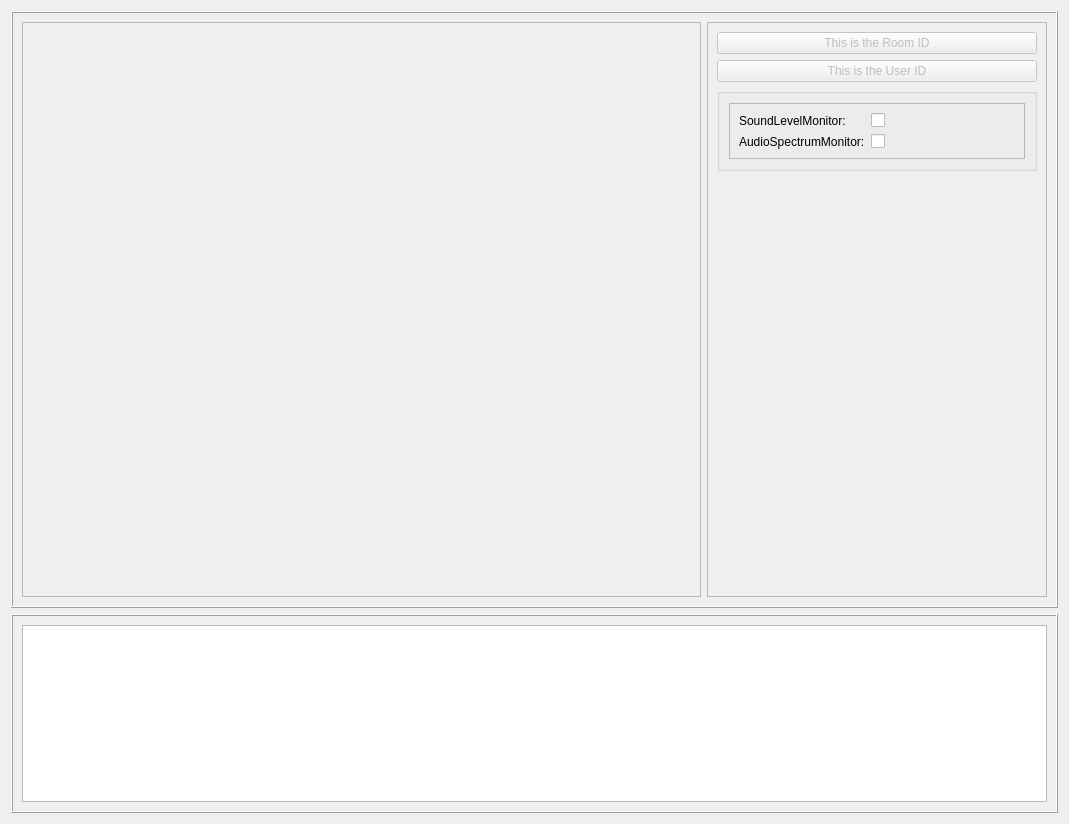
<?xml version="1.0" encoding="UTF-8"?>
<ui version="4.0">
 <class>ZegoSoundLevelDemo</class>
 <widget class="QWidget" name="ZegoSoundLevelDemo">
  <property name="geometry">
   <rect>
    <x>0</x>
    <y>0</y>
    <width>1069</width>
    <height>824</height>
   </rect>
  </property>
  <property name="windowTitle">
   <string>Form</string>
  </property>
  <layout class="QVBoxLayout" name="verticalLayout_3" stretch="3,1">
   <item>
    <widget class="QFrame" name="frame">
     <property name="frameShape">
      <enum>QFrame::Box</enum>
     </property>
     <property name="frameShadow">
      <enum>QFrame::Raised</enum>
     </property>
     <layout class="QHBoxLayout" name="horizontalLayout" stretch="2,1">
      <item>
       <widget class="QFrame" name="frame_3">
        <property name="frameShape">
         <enum>QFrame::StyledPanel</enum>
        </property>
        <property name="frameShadow">
         <enum>QFrame::Raised</enum>
        </property>
        <layout class="QVBoxLayout" name="verticalLayout_4">
         <item>
          <widget class="QFrame" name="frame_content">
           <property name="frameShape">
            <enum>QFrame::StyledPanel</enum>
           </property>
           <property name="frameShadow">
            <enum>QFrame::Raised</enum>
           </property>
          </widget>
         </item>
         <item>
          <spacer name="verticalSpacer_2">
           <property name="orientation">
            <enum>Qt::Vertical</enum>
           </property>
           <property name="sizeHint" stdset="0">
            <size>
             <width>20</width>
             <height>40</height>
            </size>
           </property>
          </spacer>
         </item>
        </layout>
       </widget>
      </item>
      <item>
       <widget class="QFrame" name="frame_2">
        <property name="maximumSize">
         <size>
          <width>500</width>
          <height>16777215</height>
         </size>
        </property>
        <property name="frameShape">
         <enum>QFrame::StyledPanel</enum>
        </property>
        <property name="frameShadow">
         <enum>QFrame::Raised</enum>
        </property>
        <layout class="QVBoxLayout" name="verticalLayout" stretch="0,0,0,1">
         <item>
          <widget class="QPushButton" name="pushButton_roomID">
           <property name="enabled">
            <bool>false</bool>
           </property>
           <property name="text">
            <string>This is the Room ID</string>
           </property>
          </widget>
         </item>
         <item>
          <widget class="QPushButton" name="pushButton_userID">
           <property name="enabled">
            <bool>false</bool>
           </property>
           <property name="text">
            <string>This is the User ID</string>
           </property>
          </widget>
         </item>
         <item>
          <widget class="QGroupBox" name="groupBox_2">
           <property name="title">
            <string/>
           </property>
           <layout class="QHBoxLayout" name="horizontalLayout_3">
            <item>
             <widget class="QFrame" name="frame_4">
              <property name="frameShape">
               <enum>QFrame::StyledPanel</enum>
              </property>
              <property name="frameShadow">
               <enum>QFrame::Raised</enum>
              </property>
              <layout class="QFormLayout" name="formLayout_4">
               <item row="0" column="0">
                <widget class="QLabel" name="label">
                 <property name="text">
                  <string>SoundLevelMonitor:</string>
                 </property>
                </widget>
               </item>
               <item row="0" column="1">
                <widget class="QCheckBox" name="checkBox_soundLevelMonitor">
                 <property name="text">
                  <string/>
                 </property>
                </widget>
               </item>
               <item row="2" column="0">
                <widget class="QLabel" name="label_2">
                 <property name="text">
                  <string>AudioSpectrumMonitor:</string>
                 </property>
                </widget>
               </item>
               <item row="2" column="1">
                <widget class="QCheckBox" name="checkBox_audioSpectrumMonitor">
                 <property name="text">
                  <string/>
                 </property>
                </widget>
               </item>
              </layout>
             </widget>
            </item>
           </layout>
          </widget>
         </item>
         <item>
          <spacer name="verticalSpacer">
           <property name="orientation">
            <enum>Qt::Vertical</enum>
           </property>
           <property name="sizeHint" stdset="0">
            <size>
             <width>20</width>
             <height>40</height>
            </size>
           </property>
          </spacer>
         </item>
        </layout>
       </widget>
      </item>
     </layout>
    </widget>
   </item>
   <item>
    <widget class="QFrame" name="frame_5">
     <property name="sizePolicy">
      <sizepolicy hsizetype="Preferred" vsizetype="Preferred">
       <horstretch>0</horstretch>
       <verstretch>0</verstretch>
      </sizepolicy>
     </property>
     <property name="minimumSize">
      <size>
       <width>300</width>
       <height>0</height>
      </size>
     </property>
     <property name="maximumSize">
      <size>
       <width>16777215</width>
       <height>16777215</height>
      </size>
     </property>
     <property name="frameShape">
      <enum>QFrame::Box</enum>
     </property>
     <property name="frameShadow">
      <enum>QFrame::Raised</enum>
     </property>
     <layout class="QVBoxLayout" name="verticalLayout_2">
      <item>
       <widget class="QTextEdit" name="textEdit_log">
        <property name="html">
         <string>&lt;!DOCTYPE HTML PUBLIC &quot;-//W3C//DTD HTML 4.0//EN&quot; &quot;http://www.w3.org/TR/REC-html40/strict.dtd&quot;&gt;
&lt;html&gt;&lt;head&gt;&lt;meta name=&quot;qrichtext&quot; content=&quot;1&quot; /&gt;&lt;style type=&quot;text/css&quot;&gt;
p, li { white-space: pre-wrap; }
&lt;/style&gt;&lt;/head&gt;&lt;body style=&quot; font-family:'.AppleSystemUIFont'; font-size:13pt; font-weight:400; font-style:normal;&quot;&gt;
&lt;p style=&quot;-qt-paragraph-type:empty; margin-top:0px; margin-bottom:0px; margin-left:0px; margin-right:0px; -qt-block-indent:0; text-indent:0px; font-family:'SimSun'; font-size:9pt;&quot;&gt;&lt;br /&gt;&lt;/p&gt;&lt;/body&gt;&lt;/html&gt;</string>
        </property>
       </widget>
      </item>
     </layout>
    </widget>
   </item>
  </layout>
 </widget>
 <resources/>
 <connections/>
</ui>
